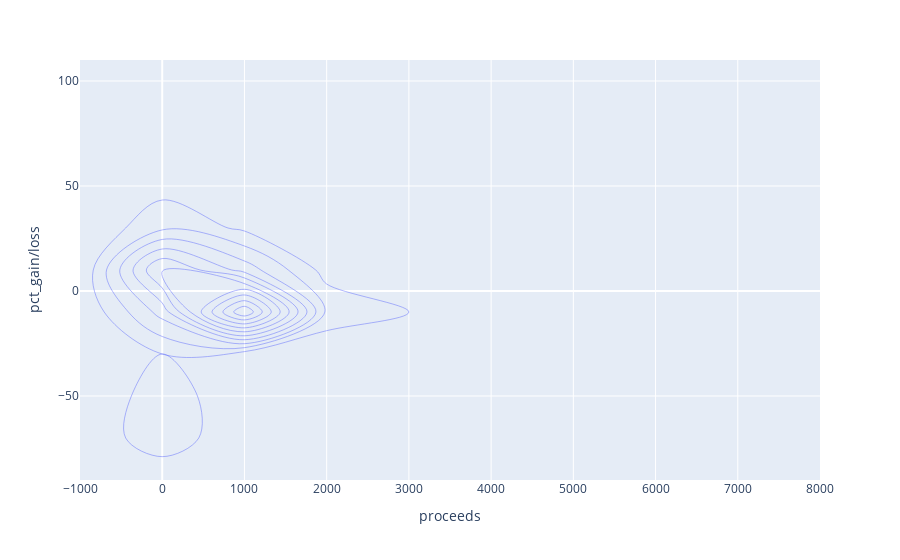

The notebook cell this image was saved under:
### Code cell
import plotly.express as px

less_than_100_pct = tax_lot_df[tax_lot_df['pct_gain/loss'] < 100]

fig = px.density_contour(less_than_100_pct, x="proceeds", y="pct_gain/loss")
fig.show()

### Figure 1 — Plotly figure (JSON) as saved in the notebook; plotly's stock layout.template omitted (floating-point values rounded to 4 significant figures; data arrays with more than 128 entries replaced by an {"elided": "..."} marker saying what was removed)
{"data": [{"contours": {"coloring": "none"}, "hoverlabel": {"namelength": 0}, "hovertemplate": "proceeds=%{x}<br>pct_gain/loss=%{y}<br>count=%{z}", "legendgroup": "", "line": {"color": "#636efa"}, "name": "", "showlegend": false, "type": "histogram2dcontour", "x": {"elided": "202 float values"}, "xaxis": "x", "xbingroup": "x", "y": {"elided": "202 float values"}, "yaxis": "y", "ybingroup": "y"}], "layout": {"legend": {"tracegroupgap": 0}, "margin": {"t": 60}, "xaxis": {"anchor": "y", "domain": [0, 1], "title": {"text": "proceeds"}}, "yaxis": {"anchor": "x", "domain": [0, 1], "title": {"text": "pct_gain/loss"}}}}
